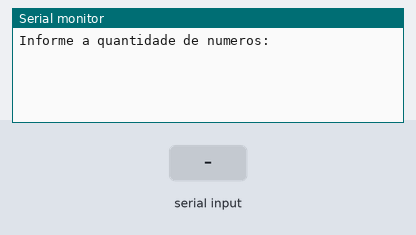
A sketch run on a simulated Arduino Uno, built with avr-gcc and run on an emulated ATmega328P. On the bench: the last lines printed to the serial monitor. The inputs (shaded band) are chosen by the test bench.

Above: at 0.9 s.
1.0 s: "90,45\n" received over Serial
At 1.6 s:
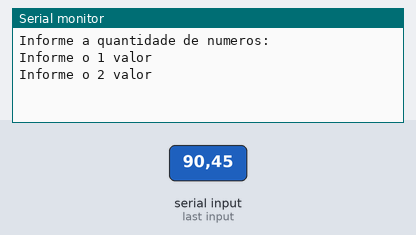
2.5 s: "30,150\n" received over Serial
At 4.1 s:
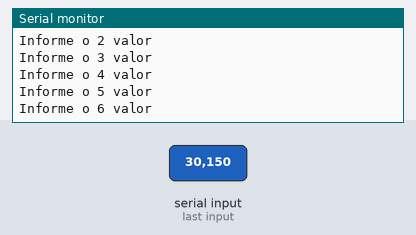
Timing chart, 0 to 5.6 s (numbered marks = the images above; inputs shaded):
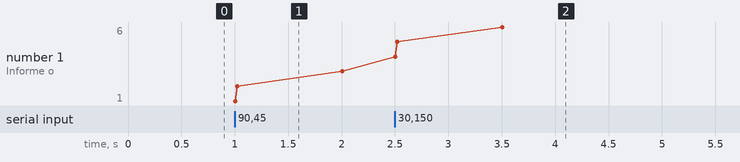

Measured:
- after the input at 1.0 s, the serial monitor: prints a new line at once (image 1)
- after the input at 2.5 s, the serial monitor: prints a new line at once (image 2)
- plotted number 1: 3 → 6 after the input at 2.5 s

The sketch:

vector.ino
```cpp
void setup()

{

  Serial.begin(9600);
  Serial.println("Informe a quantidade de numeros: ");
  while(!Serial.available());
  int n = Serial.parseInt();
  float valores[n]; //array de valores flutuantes
  // for para leitura de dados
  for (int i=0; i < n ; i++)
  {
  Serial.println("Informe o " + String(i+1) + " valor");
    while(!Serial.available());
    valores[i]=Serial.parseFloat();
  }
  Serial.println(" ");
  // for para mostrar o conteudo do vetor
  for(int i = 0;i < n;i++){
  Serial.println(valores[i],2);

  }

}

void loop(){}
```
